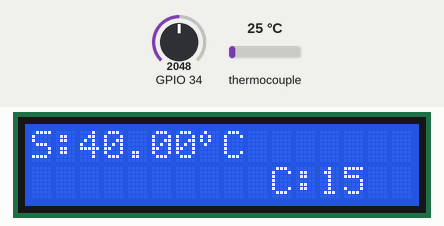
Recording of a sketch running on a simulated ESP32. Shown: 16×2 character LCD. Inputs (shaded band) come from the test bench; at power-on: thermocouple 25 °C, GPIO 34 = 2048. WiFi joins after 1.5 s; servers stay silent unless stated; uploads are accepted with an empty reply; the local clock reads 2024-03-15 10:24:30 at power-on unless the sketch sets it; random numbers use the default seed unless the sketch sets one; what the sketch prints to the serial monitor is not drawn.

Above: at 2.8 s.
2.9 s: thermocouple set to 75 °C
At 3.6 s:
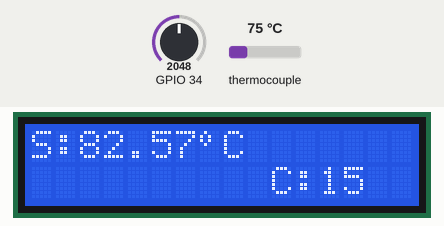
5.2 s: GPIO 34 set to 491
At 6.1 s:
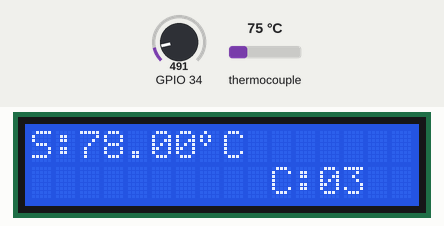
6.7 s: thermocouple set to 6 °C
At 8.0 s:
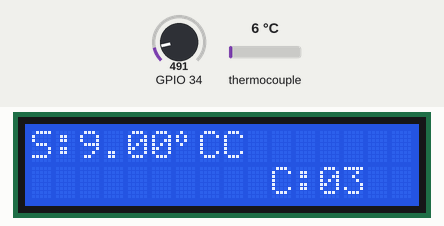
8.3 s: GPIO 34 set to 40
At 9.2 s:
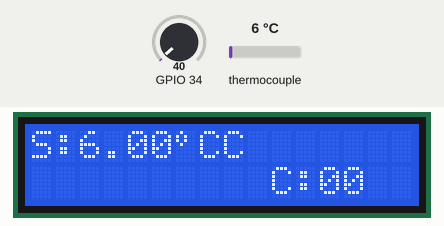
9.9 s: thermocouple set to 8 °C
11.4 s: thermocouple set to 11 °C
At 17.8 s:
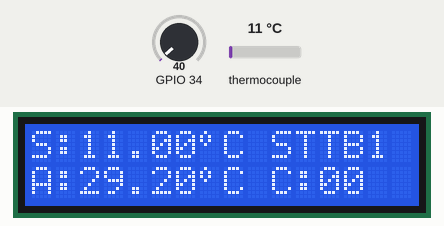
Timing chart, 0 to 19.3 s (numbered marks = the images above; inputs shaded):
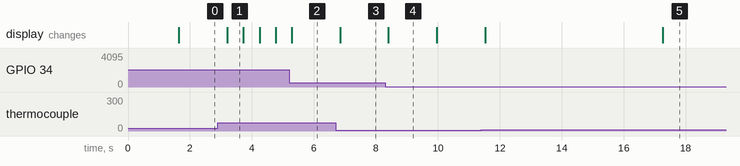

Measured:
- the behaviour switches between 9 and 10 °C on thermocouple (found by bisection; images 4 and 5)
- after the input at 2.9 s, the display: changes after 0.31 s (image 1)
- after the input at 6.7 s, the display: changes after 0.15 s (image 3)
- after the input at 8.3 s, the display: changes after 0.11 s (image 4)
- what the display in image 1 shows lasts 0.5 s, from 3.2 s to 3.7 s

The sketch:

thermocouple_28.ino
```cpp
/*
  =======IoT-217-KR0232=======
  V. 1.0.1
  Update Terakhir : 16-02-2024

  Komponen:
  1. Micro Controller : ESP32
  -- Belum diimplementasikan --
  2. LCD I2C 20x4                               (3.3v, GND, I2C (22 = SCL, 21 = SDA))
  3. Max 6675 + Thermocouple Type K             (3.3v, SPI (Miso = 19, CLK = 18, CS = 5))
  4. Fan 5V                                     (5v/Vin, GND)

  Hasil pembacaan temperature sensor 3. Max 6675 + Thermocouple Type K perlu dikalibrasi
  dengan cara membandingkan dengan termometer yang sudah ada dan diyakini benar pembacaanya.
  Edit variabel tempCalibrationValue sesuai dengan selisih nilai sensor Thermpcouple dan
  termometer. Sensor ini hanya digunakan pada ruangan bertemperatur tinggi, tidak disarankan
  untuk mengukur suhu ruangan.

  Program ini berfungsi untuk mengukur suhu pada tempat panas >70'C.
  Sensor Thermocouple memiliki toleransi akurasi ukur +- 2 C
  Penjelasan program terdapat pada comment baris pada program.

  Semua fungsi Serial.print() pada program ini sebenarnya bisa dihapus/di-comment,
  masih dipertahankan untuk fungsi debuging. Akan di-comment/dihapus pada saat final
  program sudah tercapai demi menghemat rosource pada ESP32.

  Informasi lebih lengkap sensor yang digunakan ada pada link berikut:
  https://learn.adafruit.com/thermocouple/
*/

// == Library ==
#include <max6675.h>
#include <WiFi.h>
#include <WiFiMulti.h>
#include <HTTPClient.h>
#include <LiquidCrystal_I2C.h>
#include <Wire.h>
// #include <ESPping.h>

const String deviceName = "Suhu Oven 28 - Kerupuk";
const String api_sendLogData = "http://192.168.7.223/temperature_api/saveTemperature.php";
const String api_sendLogData2 = "http://192.168.7.223/temperature_api/saveTemperature15Minutes.php";
const String deviceID = "28";

/* Set pin MAX6675 pada pin SPI.
  Jika thermocouple yang digunakan lebih dari 1,
  bedakan semua pin (tidak perlu menggunakan pin SPI).
  Edit variabvel tempCalibrationValue sesuai denggan nilai kalibrasi yang sudah dilakukan. */
#define thermoSO 19
#define thermoCS 18
#define thermoSCK 5
float tempValue, tempReal;
MAX6675 thermocouple(thermoSCK, thermoCS, thermoSO);
float tempCalibrationValue;
float tempAverage = 0, tempData = 0;
int sendCounter = 0;
// int loopCount = 0;
// int loopForReset = 0;

/* Mendeklarasikan LCD dengan alamat I2C 0x27
   Total kolom 20
   Total baris 4 */
LiquidCrystal_I2C lcd(0x27, 16, 2);
uint8_t degree[8] = {
  0x08,
  0x14,
  0x14,
  0x08,
  0x00,
  0x00,
  0x00,
  0x00
};

uint8_t plusMinus[8] = {
  0x00,
  0x04,
  0x04,
  0x1F,
  0x04,
  0x04,
  0x00,
  0x1F
};

// == WiFi Config ==
/* Deklarasikan semua WiFi yang bisa diakses oleh ESP32
   ESP32 akan memilih WiFi dengan sinyal paling kuat secara otomatis */
WiFiMulti wifiMulti;
const char* ssid_a = "STTB1";
const char* password_a = "Si4nt4r321";
const char* ssid_b = "Amano2";
const char* password_b = "Si4nt4r321";
const char* ssid_c = "MT1";
const char* password_c = "siantar321";
const char* ssid_it = "Tester_ITB";
const char* password_it = "Si4nt4r321";

// Set IP to Static
IPAddress staticIP(192, 168, 7, 128);
IPAddress gateway(192, 168, 15, 250);
IPAddress subnet(255, 255, 0, 0);
IPAddress primaryDNS(8, 8, 8, 8);    //optional
IPAddress secondaryDNS(8, 8, 4, 4);  //optional
String ip_Address;

// == Data Send/Get ==
String postData, postData2, api;
bool sendStatus;

// == Get NTP/RTC ==
const char* ntpServer = "192.168.7.223";
const long gmtOffsetSec = 7 * 3600;  // Karena Bekasi ada di GMT+7, maka Offset ditambah 7 jam
const int daylightOffsetSec = 0;
String dateTime, dateFormat, timeFormat, timeLCD;
int year, month, day, hour, minute, second;
bool ntpStatus;

// == Potensiometer ==
// int potPin = 26;
// float potValue;

void sendLogData() {
  /* Mengirim data ke local server
     Ganti isi variabel api sesuai dengan form php
  */
  HTTPClient http;
  http.begin(api_sendLogData);
  http.addHeader("Content-Type", "application/x-www-form-urlencoded");
  Serial.println(postData);
  int httpResponseCode = http.POST(postData);
  String response = http.getString();
  if (httpResponseCode > 0) {
    Serial.println(response);
  } else {
    Serial.println("Error on sending POST");
    Serial.println(response);
    Serial.println(httpResponseCode);
  }
  http.end();
}

void sendLogData2() {
  /* Mengirim data ke local server
     Ganti isi variabel api sesuai dengan form php
  */
  HTTPClient http;
  http.begin(api_sendLogData2);
  http.addHeader("Content-Type", "application/x-www-form-urlencoded");
  Serial.println(postData);
  int httpResponseCode = http.POST(postData);
  String response = http.getString();
  if (httpResponseCode > 0) {
    Serial.println(response);
  } else {
    Serial.println("Error on sending POST");
    Serial.println(response);
    Serial.println(httpResponseCode);
  }
  http.end();
}

void getLocalTime() {
  /* Fungsi bertujuan menerima update waktu
     lokal dari ntp.pool.org */
  struct tm timeinfo;
  if (!getLocalTime(&timeinfo)) {
    ntpStatus = false;
  } else {
    ntpStatus = true;

    char timeStringBuff[50];
    strftime(timeStringBuff, sizeof(timeStringBuff), "%Y-%m-%d %H:%M:%S", &timeinfo);
    dateTime = String(timeStringBuff);

    char timeStringBuff2[50];
    strftime(timeStringBuff2, sizeof(timeStringBuff2), "%d-%m %H:%M", &timeinfo);
    timeLCD = String(timeStringBuff2);

    // Save time data to variabel
    year = timeinfo.tm_year + 1900;
    month = timeinfo.tm_mon + 1;
    day = timeinfo.tm_mday;
    hour = timeinfo.tm_hour;
    minute = timeinfo.tm_min;
    second = timeinfo.tm_sec;
    // YYYY-MM-DD
    dateFormat = String(year) + '-' + String(month) + '-' + String(day);
    // hh:mm:ss
    timeFormat = String(hour) + ':' + String(minute);
    //
    // timeLCD = String(day) + '-' + String(month) + ' ' + String(hour) + ':' + String(minute);
  }
}

void debugSerial() {
  /* Fungsi ini bertujuan untuk debug project via Serial monitor
     Isi fungsi ini adalah kumpulan Serial.print merujuk pada fungsi lainnya
  */
  if (wifiMulti.run() != WL_CONNECTED) {
    Serial.println("WiFi Not Connected");
  }

  if (ntpStatus == false) {
    Serial.println("NTP Fail");
  } else {
    Serial.println(dateTime);
  }

  Serial.println(tempValue);
}

void setup() {
  Serial.begin(115200);

  sendStatus = false;
  ntpStatus = false;

  // pinMode(potPin, INPUT);

  // LCD
  lcd.init();
  lcd.clear();
  lcd.backlight();
  lcd.createChar(0, degree);
  lcd.createChar(1, plusMinus);
  lcd.home();

  // WiFi
  wifiMulti.addAP(ssid_a, password_a);
  wifiMulti.addAP(ssid_b, password_b);
  wifiMulti.addAP(ssid_c, password_c);
  wifiMulti.addAP(ssid_it, password_it);

  if (!WiFi.config(staticIP, gateway, subnet, primaryDNS, secondaryDNS)) {
    Serial.println("STA Failed to configure");
  }

  lcd.setCursor(0, 0);
  lcd.print("Connecting");
  wifiMulti.run();

  // NTP
  configTime(gmtOffsetSec, daylightOffsetSec, ntpServer);
  if (wifiMulti.run() == WL_CONNECTED) {
    lcd.setCursor(0, 0);
    lcd.print("WiFi Connected");
    int tryNTP = 0;
    while (ntpStatus == false && tryNTP < 2) {
      lcd.setCursor(0, 1);
      lcd.print("Getting Date");
      getLocalTime();
      tryNTP++;
    }
  }
  lcd.clear();
}

void loop() {
  // lcd.setCursor(3, 0);
  // lcd.print("PENGUKURAN SUHU");

  //  tempCalibrationValue = random(55, 65) / 10.0;
  tempCalibrationValue = 0;
  int i = 0;
  while (i < 30) {
    int potValue = analogRead(34);                    // Read analog value from pin 26 on ESP32
    int mappedValue = map(potValue, 0, 4095, 0, 30);  // Map the value from the potentiometer range to 1-30 range

    // Output the mapped value
    Serial.println(mappedValue);
    lcd.setCursor(10, 1);
    lcd.print("C:");
    lcd.print(mappedValue);
    if (mappedValue > 9) {
      lcd.setCursor(10, 1);
      lcd.print("C:");
      lcd.print(mappedValue);
    } else {
      lcd.setCursor(10, 1);
      lcd.print("C:");
      lcd.setCursor(12, 1);
      lcd.print("0");
      lcd.setCursor(13, 1);
      lcd.print(mappedValue);
    }

    tempReal = thermocouple.readCelsius() + mappedValue;
    lcd.setCursor(0, 0);
    lcd.print("S:");
    lcd.setCursor(2, 0);

    if (tempReal > 80) {
      tempValue = random(8250, 8450) / 100.0;
      Serial.println("Lebih");
    } else {
      tempValue = tempReal;
      Serial.println("Kurang");
    }

    lcd.print(tempValue);
    lcd.write(0);
    lcd.print("C");
    Serial.print("Data : ");
    Serial.println(tempValue);
    Serial.print("AVG  : ");
    Serial.println(tempAverage);
    Serial.print("R   : ");
    Serial.println(tempReal);
    tempData += tempValue;
    i++;
    delay(500);
  }

  tempAverage = tempData / 30;
  tempData = 0;
  // Cetak sinyal
  lcd.setCursor(0, 1);
  lcd.print("A:");
  lcd.setCursor(2, 1);
  lcd.print(tempAverage);
  lcd.write(0);
  lcd.print("C");

  if (wifiMulti.run() == WL_CONNECTED) {

    lcd.setCursor(10, 0);
    lcd.print(WiFi.SSID());
    Serial.println(WiFi.SSID());
    getLocalTime();

  } else if (wifiMulti.run() != WL_CONNECTED) {

    lcd.setCursor(10, 0);
    lcd.print("Wi-DC");
    wifiMulti.run();
  }

  // bool ret = Ping.ping("192.168.7.223");
  // if (!ret) {
  //   Serial.println("!Ping");
  // } else {
  //   Serial.println("Ping");
  // }

  ip_Address = WiFi.localIP().toString();
  /* Pengiriman data ke DB dilakukan setiap 15 detik
      Jika dirasa terlalu sering, ganti value delay pembacaan suhu
    */

  // Edit variabel postData sesuai php
  postData = "device_id=" + deviceID + "&device_name=" + deviceName + "&temperature=" + String(tempValue) + "&average_temperature=" + String(tempAverage) + "&ip_address=" + ip_Address + "&date=" + dateTime;
  sendLogData();
  sendCounter++;

  // if (minute % 15 == 0 && !sendStatus) {
  //   sendLogData();
  //   sendStatus = true;
  // } else if (minute % 15 == 1 && sendStatus) {
  //   sendStatus = false;
  // }

  if (sendCounter % 60 == 0) {
    sendLogData2();
  }

  if (sendCounter % 10 == 0) {
    lcd.clear();
    if (sendCounter % 5000 == 0) {
      ESP.restart();
    }
  }
  // debugSerial();
}
```
